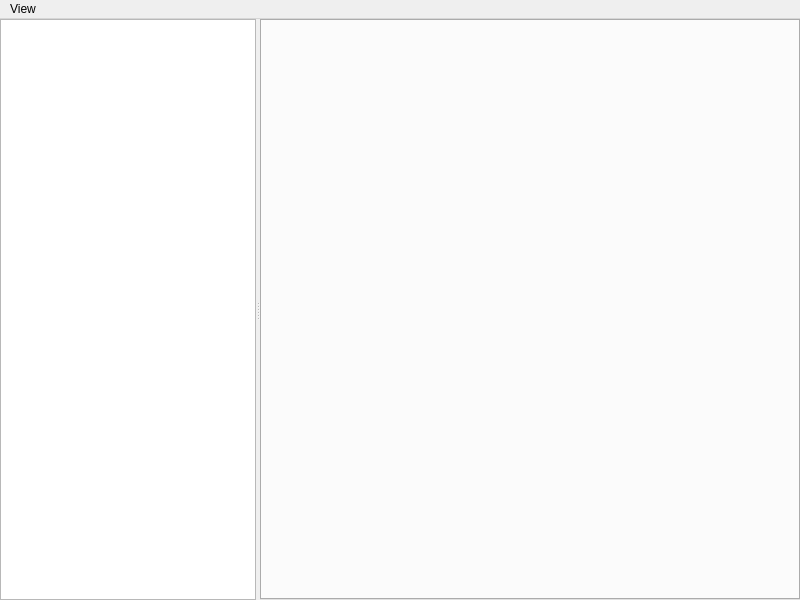
<?xml version="1.0" encoding="UTF-8"?>
<ui version="4.0">
 <class>NEBufferVisWindow</class>
 <widget class="QMainWindow" name="NEBufferVisWindow">
  <property name="geometry">
   <rect>
    <x>0</x>
    <y>0</y>
    <width>800</width>
    <height>600</height>
   </rect>
  </property>
  <property name="windowTitle">
   <string>GPU Buffer Inspector</string>
  </property>
  <widget class="QWidget" name="centralwidget">
   <layout class="QHBoxLayout" name="horizontalLayout">
    <property name="spacing">
     <number>0</number>
    </property>
    <property name="leftMargin">
     <number>0</number>
    </property>
    <property name="topMargin">
     <number>0</number>
    </property>
    <property name="rightMargin">
     <number>0</number>
    </property>
    <property name="bottomMargin">
     <number>0</number>
    </property>
    <item>
     <widget class="QSplitter" name="splitter">
      <property name="orientation">
       <enum>Qt::Horizontal</enum>
      </property>
      <widget class="QListWidget" name="listWidget">
       <property name="sizePolicy">
        <sizepolicy hsizetype="Expanding" vsizetype="Expanding">
         <horstretch>0</horstretch>
         <verstretch>0</verstretch>
        </sizepolicy>
       </property>
      </widget>
      <widget class="NEGPUBufferVis" name="bufferVis">
       <property name="sizePolicy">
        <sizepolicy hsizetype="Expanding" vsizetype="Expanding">
         <horstretch>2</horstretch>
         <verstretch>0</verstretch>
        </sizepolicy>
       </property>
       <property name="currentIndex">
        <number>-1</number>
       </property>
      </widget>
     </widget>
    </item>
   </layout>
  </widget>
  <widget class="NEMenuBar" name="menubar">
   <property name="geometry">
    <rect>
     <x>0</x>
     <y>0</y>
     <width>800</width>
     <height>22</height>
    </rect>
   </property>
   <property name="nativeMenuBar">
    <bool>false</bool>
   </property>
   <widget class="QMenu" name="menuView">
    <property name="title">
     <string>View</string>
    </property>
   </widget>
   <addaction name="menuView"/>
  </widget>
 </widget>
 <customwidgets>
  <customwidget>
   <class>NEMenuBar</class>
   <extends>QMenuBar</extends>
   <header>Widgets/MenuBar/NEMenuBar.h</header>
  </customwidget>
  <customwidget>
   <class>NEGPUBufferVis</class>
   <extends>QTabWidget</extends>
   <header>Widgets/GPUBufferVis/NEGPUBufferVis.h</header>
   <container>1</container>
  </customwidget>
 </customwidgets>
 <resources/>
 <connections/>
</ui>
